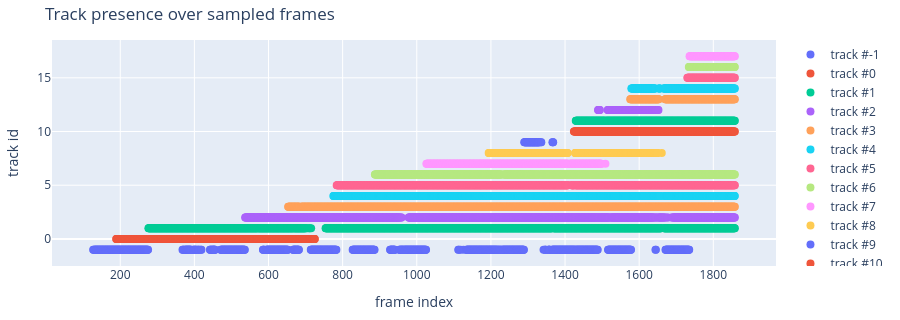

Notebook code cell kept with this figure:
### Markdown cell above
## Track persistence

### Code cell
all_track_ids = sorted(set().union(*track_ids_per_frame)) if track_ids_per_frame else []
print(f"{len(all_track_ids)} unique track ids observed over {len(frames)} sampled frames\n")

# for track_id in all_track_ids:
#     frame_hits = sum(track_id in ids for ids in track_ids_per_frame)
#     print(f"  track #{track_id}: present in {frame_hits}/{len(frames)} sampled frames")

# Show a compact timeline of a small subset of tracks over time.
import plotly.graph_objects as go

track_ids_to_plot = all_track_ids#[: min(6, len(all_track_ids))]
frame_positions = np.array(frame_indices)

fig = go.Figure()
for track_id in track_ids_to_plot:
    hits = [idx for idx, ids in enumerate(track_ids_per_frame) if track_id in ids]
    if hits:
        fig.add_trace(
            go.Scatter(
                x=[frame_positions[idx] for idx in hits],
                y=[track_id] * len(hits),
                mode="markers",
                marker=dict(size=8),
                name=f"track #{track_id}",
            )
        )

fig.update_layout(
    title="Track presence over sampled frames",
    xaxis_title="frame index",
    yaxis_title="track id",
    height=320,
    margin=dict(l=40, r=20, t=40, b=40),
)
fig.show()

### Figure 1 — Plotly figure (JSON) as saved in the notebook; plotly's stock layout.template omitted (floating-point values rounded to 4 significant figures; data arrays with more than 128 entries replaced by an {"elided": "..."} marker saying what was removed)
{"data": [{"marker": {"size": 8}, "mode": "markers", "name": "track #-1", "type": "scatter", "x": {"elided": "973 int values"}, "y": {"elided": "973 int values"}}, {"marker": {"size": 8}, "mode": "markers", "name": "track #0", "type": "scatter", "x": {"elided": "537 int values"}, "y": {"elided": "537 int values"}}, {"marker": {"size": 8}, "mode": "markers", "name": "track #1", "type": "scatter", "x": {"elided": "1522 int values"}, "y": {"elided": "1522 int values"}}, {"marker": {"size": 8}, "mode": "markers", "name": "track #2", "type": "scatter", "x": {"elided": "1259 int values"}, "y": {"elided": "1259 int values"}}, {"marker": {"size": 8}, "mode": "markers", "name": "track #3", "type": "scatter", "x": {"elided": "1203 int values"}, "y": {"elided": "1203 int values"}}, {"marker": {"size": 8}, "mode": "markers", "name": "track #4", "type": "scatter", "x": {"elided": "1072 int values"}, "y": {"elided": "1072 int values"}}, {"marker": {"size": 8}, "mode": "markers", "name": "track #5", "type": "scatter", "x": {"elided": "1065 int values"}, "y": {"elided": "1065 int values"}}, {"marker": {"size": 8}, "mode": "markers", "name": "track #6", "type": "scatter", "x": {"elided": "961 int values"}, "y": {"elided": "961 int values"}}, {"marker": {"size": 8}, "mode": "markers", "name": "track #7", "type": "scatter", "x": {"elided": "470 int values"}, "y": {"elided": "470 int values"}}, {"marker": {"size": 8}, "mode": "markers", "name": "track #8", "type": "scatter", "x": {"elided": "433 int values"}, "y": {"elided": "433 int values"}}, {"marker": {"size": 8}, "mode": "markers", "name": "track #9", "type": "scatter", "x": [1290, 1291, 1292, 1293, 1294, 1295, 1296, 1297, 1298, 1299, 1300, 1301, 1302, 1303, 1304, 1305, 1306, 1307, 1308, 1309, 1310, 1311, 1312, 1313, 1314, 1315, 1316, 1317, 1318, 1319, 1320, 1321, 1322, 1323, 1324, 1325, 1326, 1327, 1328, 1329, 1330, 1331, 1335, 1336, 1366, 1367, 1368], "y": [9, 9, 9, 9, 9, 9, 9, 9, 9, 9, 9, 9, 9, 9, 9, 9, 9, 9, 9, 9, 9, 9, 9, 9, 9, 9, 9, 9, 9, 9, 9, 9, 9, 9, 9, 9, 9, 9, 9, 9, 9, 9, 9, 9, 9, 9, 9]}, {"marker": {"size": 8}, "mode": "markers", "name": "track #10", "type": "scatter", "x": {"elided": "435 int values"}, "y": {"elided": "435 int values"}}, {"marker": {"size": 8}, "mode": "markers", "name": "track #11", "type": "scatter", "x": {"elided": "428 int values"}, "y": {"elided": "428 int values"}}, {"marker": {"size": 8}, "mode": "markers", "name": "track #12", "type": "scatter", "x": {"elided": "139 int values"}, "y": {"elided": "139 int values"}}, {"marker": {"size": 8}, "mode": "markers", "name": "track #13", "type": "scatter", "x": {"elided": "267 int values"}, "y": {"elided": "267 int values"}}, {"marker": {"size": 8}, "mode": "markers", "name": "track #14", "type": "scatter", "x": {"elided": "261 int values"}, "y": {"elided": "261 int values"}}, {"marker": {"size": 8}, "mode": "markers", "name": "track #15", "type": "scatter", "x": {"elided": "129 int values"}, "y": {"elided": "129 int values"}}, {"marker": {"size": 8}, "mode": "markers", "name": "track #16", "type": "scatter", "x": [1734, 1735, 1736, 1737, 1738, 1739, 1740, 1741, 1742, 1743, 1744, 1745, 1746, 1747, 1748, 1749, 1750, 1751, 1752, 1753, 1754, 1755, 1756, 1757, 1758, 1759, 1760, 1761, 1762, 1763, 1764, 1765, 1766, 1767, 1768, 1769, 1770, 1771, 1772, 1773, 1774, 1775, 1776, 1777, 1778, 1779, 1780, 1781, 1782, 1783, 1784, 1785, 1786, 1787, 1788, 1789, 1790, 1791, 1792, 1793, 1794, 1795, 1796, 1797, 1798, 1799, 1800, 1801, 1802, 1803, 1804, 1805, 1806, 1807, 1808, 1809, 1810, 1811, 1812, 1813, 1814, 1815, 1816, 1817, 1818, 1819, 1820, 1821, 1822, 1823, 1824, 1825, 1826, 1827, 1828, 1829, 1830, 1831, 1832, 1833, 1834, 1835, 1836, 1837, 1838, 1839, 1840, 1841, 1842, 1843, 1844, 1845, 1846, 1847, 1848, 1849, 1850, 1851, 1852, 1853, 1854, 1855, 1856, 1857, 1858], "y": [16, 16, 16, 16, 16, 16, 16, 16, 16, 16, 16, 16, 16, 16, 16, 16, 16, 16, 16, 16, 16, 16, 16, 16, 16, 16, 16, 16, 16, 16, 16, 16, 16, 16, 16, 16, 16, 16, 16, 16, 16, 16, 16, 16, 16, 16, 16, 16, 16, 16, 16, 16, 16, 16, 16, 16, 16, 16, 16, 16, 16, 16, 16, 16, 16, 16, 16, 16, 16, 16, 16, 16, 16, 16, 16, 16, 16, 16, 16, 16, 16, 16, 16, 16, 16, 16, 16, 16, 16, 16, 16, 16, 16, 16, 16, 16, 16, 16, 16, 16, 16, 16, 16, 16, 16, 16, 16, 16, 16, 16, 16, 16, 16, 16, 16, 16, 16, 16, 16, 16, 16, 16, 16, 16, 16]}, {"marker": {"size": 8}, "mode": "markers", "name": "track #17", "type": "scatter", "x": [1736, 1737, 1738, 1739, 1740, 1741, 1742, 1743, 1744, 1745, 1746, 1747, 1748, 1749, 1750, 1751, 1752, 1753, 1754, 1755, 1756, 1757, 1758, 1759, 1760, 1761, 1762, 1763, 1764, 1765, 1766, 1767, 1768, 1769, 1770, 1771, 1772, 1773, 1774, 1775, 1776, 1777, 1778, 1779, 1780, 1781, 1782, 1783, 1784, 1785, 1786, 1787, 1788, 1789, 1790, 1791, 1792, 1793, 1794, 1795, 1796, 1797, 1798, 1799, 1800, 1801, 1802, 1803, 1804, 1805, 1806, 1807, 1808, 1809, 1810, 1811, 1812, 1813, 1814, 1815, 1816, 1817, 1818, 1819, 1820, 1821, 1822, 1823, 1824, 1825, 1826, 1827, 1828, 1829, 1830, 1831, 1832, 1833, 1834, 1835, 1836, 1837, 1838, 1839, 1840, 1841, 1842, 1843, 1844, 1845, 1846, 1847, 1848, 1849, 1850, 1851, 1852, 1853, 1854, 1855, 1856, 1857, 1858], "y": [17, 17, 17, 17, 17, 17, 17, 17, 17, 17, 17, 17, 17, 17, 17, 17, 17, 17, 17, 17, 17, 17, 17, 17, 17, 17, 17, 17, 17, 17, 17, 17, 17, 17, 17, 17, 17, 17, 17, 17, 17, 17, 17, 17, 17, 17, 17, 17, 17, 17, 17, 17, 17, 17, 17, 17, 17, 17, 17, 17, 17, 17, 17, 17, 17, 17, 17, 17, 17, 17, 17, 17, 17, 17, 17, 17, 17, 17, 17, 17, 17, 17, 17, 17, 17, 17, 17, 17, 17, 17, 17, 17, 17, 17, 17, 17, 17, 17, 17, 17, 17, 17, 17, 17, 17, 17, 17, 17, 17, 17, 17, 17, 17, 17, 17, 17, 17, 17, 17, 17, 17, 17, 17]}], "layout": {"height": 320, "margin": {"b": 40, "l": 40, "r": 20, "t": 40}, "title": {"text": "Track presence over sampled frames"}, "xaxis": {"title": {"text": "frame index"}}, "yaxis": {"title": {"text": "track id"}}}}
